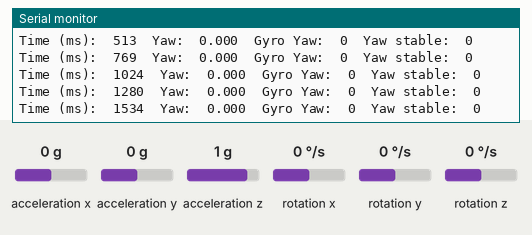
This sketch was run on a simulated Arduino Uno, built with avr-gcc and run on an emulated ATmega328P. On the bench: the last lines printed to the serial monitor. The test bench sets the inputs (shaded band); at power-on: rotation z 0 °/s, acceleration x 0 g, acceleration y 0 g, acceleration z 1 g, rotation x 0 °/s, rotation y 0 °/s.

Above: at 1.7 s.
1.8 s: rotation z set to -192 °/s
At 1.97 s:
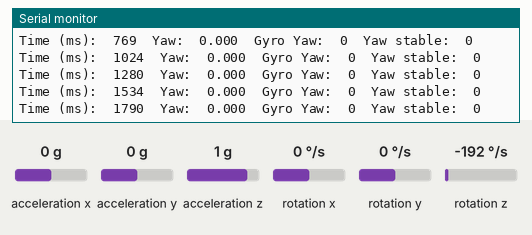
3.3 s: acceleration x set to -1.4 g
At 3.51 s:
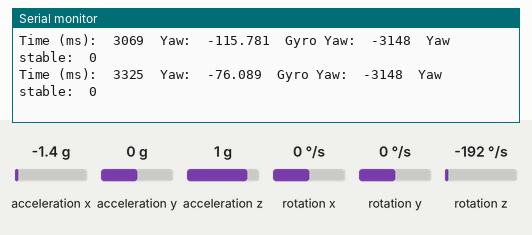
4.8 s: acceleration y set to -1.4 g
At 5.05 s:
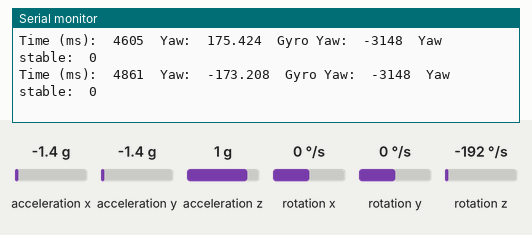
6.3 s: acceleration z set to -1.4 g
At 6.32 s:
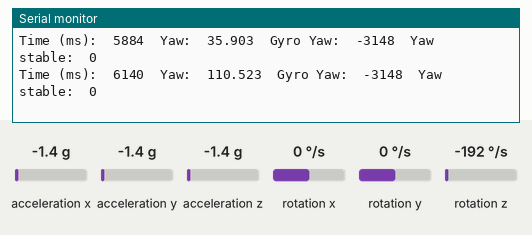
Timing chart, 0 to 8.8 s (numbered marks = the images above; inputs shaded):
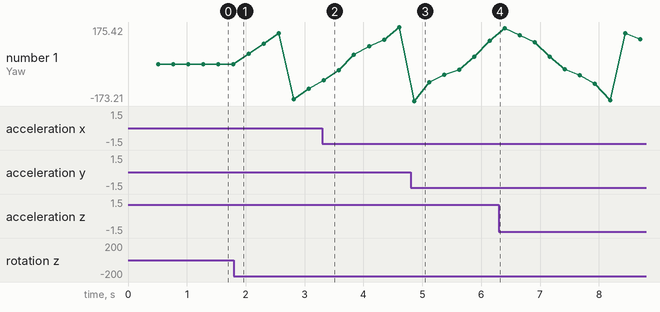

The sketch:

MPU6050_Raw.ino
```cpp
// ================================================================
// ===             SETUP for Reading the MPU6050 sensor         ===
// ===             + other routines for stabilisation           ===
// ================================================================

#include "Wire.h"
#include "I2Cdev.h"
#include "MPU6050_6Axis_MotionApps20.h"

//Class for the MPU
MPU6050 mpu;

//Store when the DMP was started
unsigned long DMPStartedMillis = 0;

//Send a serial debug message every x millis
long serialDebug = 250;
unsigned long lastSerialDebug = 0;

// MPU control/status vars
bool dmpReady = false;  // set true if DMP init was successful
uint8_t devStatus;      // return status after each device operation (0 = success, !0 = error)
uint8_t mpuIntStatus;   // holds actual interrupt status byte from MPU
uint16_t packetSize;    // expected DMP packet size (default is 42 bytes)
uint16_t fifoCount;     // count of all bytes currently in FIFO
uint8_t fifoBuffer[64]; // FIFO storage buffer

// ================================================================
// ===               ORIENTATION/MOTION VARIABLES               ===
// ================================================================
int16_t gyro[3];       // [x,y,z] Gryo readings (roll, pitch and yaw)
float yrp[3];           // [yaw, roll, pitch]
Quaternion q;           // [w, x, y, z]         quaternion container
VectorFloat gravity;    // [x, y, z]            gravity vector

//Store yaw 1 second ago, so we know when stable (then arm motors)
float yaw_1sec;
unsigned long yaw_millis = 0;
bool yaw_stable = false;

// ================================================================
// ===               SETUP routine - runs once                  ===
// ================================================================
void setup()
{
  Serial.begin(115200);

  // Join I2C bus
  Wire.begin();

  // Initialize MPU6050
  Serial.println(F("Initializing I2C devices..."));
  mpu.initialize();

  // Verify connection
  Serial.println(F("Testing device connections..."));
  Serial.println(mpu.testConnection() ? F("MPU6050 connection successful") : F("MPU6050 connection failed"));

  Serial.println(F("Initializing DMP..."));
  devStatus = mpu.dmpInitialize();

  // Make sure it worked (returns 0 if so)
  if (devStatus == 0) {
    //Set offset
    //mpu.setZGyroOffset(10);
    //mpu.setZAccelOffset(1788);

    // turn on the DMP, now that it's ready
    Serial.println(F("Enabling DMP..."));
    mpu.setDMPEnabled(true);

    // set our DMP Ready flag so the main loop() function knows it's okay to use it
    dmpReady = true;
    DMPStartedMillis = millis();

    // get expected DMP packet size for later comparison
    packetSize = mpu.dmpGetFIFOPacketSize();
  }
  else {
    // ERROR!
    // 1 = initial memory load failed
    // 2 = DMP configuration updates failed
    // (if it's going to break, usually the code will be 1)
    Serial.print(F("DMP Initialization failed (code "));
    Serial.print(devStatus);
    Serial.println(F(")"));
  }
}

// ================================================================
// ===                    MAIN PROGRAM LOOP                     ===
// ================================================================
void loop()
{
  //Get latest fifoBuffer from MPU
  byte bufferUpdated = GetLatestPacket();

  mpu.dmpGetQuaternion(&q, fifoBuffer);
  mpu.dmpGetGravity(&gravity, &q);
  mpu.dmpGetYawPitchRoll(yrp, &q, &gravity);
  mpu.dmpGetGyro(gyro, fifoBuffer);

  //Convert yrp into degrees
  yrp[0] = yrp[0] * 180/M_PI;
  yrp[1] = yrp[1] * 180/M_PI;
  yrp[1] = yrp[1];
  yrp[2] = yrp[2] * 180/M_PI;
  yrp[2] = yrp[2];

  //Wrap around yaw
  if (yrp[0] < -180) {
    yrp[0]+360;
  }
  else if (yrp[0] > 180) {
    yrp[0]-360;
  }

  // ================================================================
  // ===       Detect stable yaw (when perc change is small)      ===
  // ================================================================

  if (yaw_stable == false && millis() > 2000 && millis() - yaw_millis > 1000 )
  {
    yaw_millis = millis();

    //Compare yaw now to yaw 1 second ago
    if (abs(yrp[0] - yaw_1sec) > 0.1)
    {
     //Yaw unstable - wait, but record this current yaw
     yaw_1sec = yrp[0];
    }
    else
    {
      //Yaw is stable, can now fly/arm motors as required
      yaw_stable = true;
    }
  }

  // ================================================================
  // ===             Debug section - Write to serial port         ===
  // ================================================================

  if (millis() - lastSerialDebug > serialDebug) {
    lastSerialDebug = millis();

    Serial.print("Time (ms):\t");
    Serial.print(millis());
    Serial.print("\tYaw:\t");
    Serial.print(yrp[0], 3);
    Serial.print("\tGyro Yaw:\t");
    Serial.print(gyro[2]);
    Serial.print("\tYaw stable:\t");
    Serial.println(yaw_stable);

  }
}

// ================================================================
// ===                  Function to get MPU readings            ===
// ================================================================
byte GetLatestPacket()
{
  //Get current FIFO count
  fifoCount = mpu.getFIFOCount();

  mpuIntStatus = mpu.getIntStatus();

  // check for overflow (this should never happen unless our code is too inefficient)
  if ((mpuIntStatus & 0x10) || fifoCount == 1024) {
    // reset so we can continue cleanly
    mpu.resetFIFO();
    Serial.println(F("FIFO overflow!"));

    return 0;
  }
  else {
    // wait for correct available data length, should be a VERY short wait
    while (fifoCount < packetSize) fifoCount = mpu.getFIFOCount();

    //Keep reading until there is not a full packet left
    while (fifoCount >= packetSize)
    {
      // read a packet from FIFO
      mpu.getFIFOBytes(fifoBuffer, packetSize);

      // track FIFO count here in case there is > 1 packet available
      // (this lets us immediately read more without waiting for an interrupt)
      fifoCount -= packetSize;
    }

    return 1;
  }
}
```

Measured:
- after the input at 3.3 s, the serial monitor: prints a new line at once (image 2)
- after the input at 4.8 s, the serial monitor: prints a new line after 0.06 s (image 3)
- plotted number 1: 0 → -115.78 after the input at 1.8 s, -115.78 → 175.42 after the input at 3.3 s, 175.42 → 110.52 after the input at 4.8 s, 110.52 → 117.25 after the input at 6.3 s
